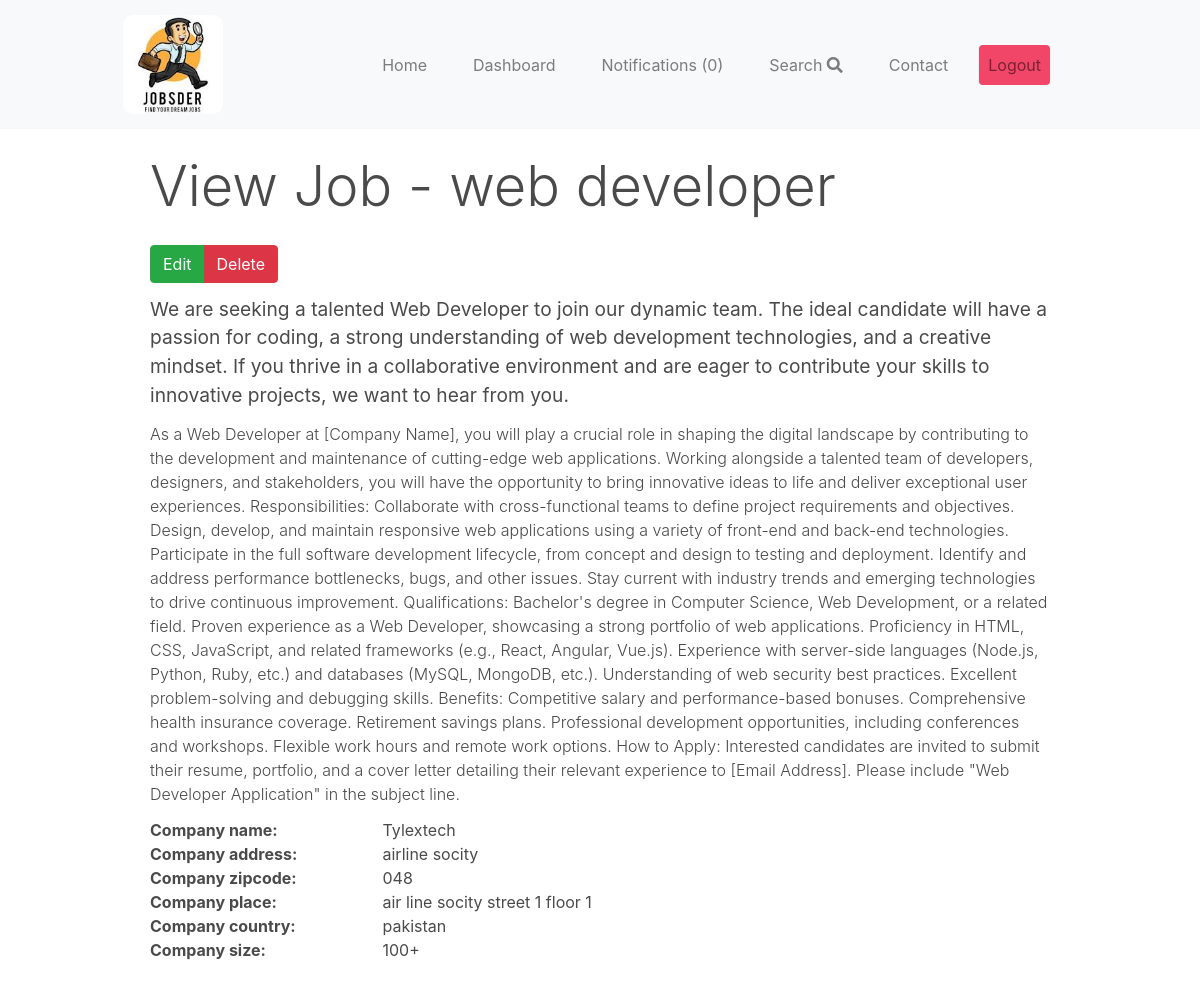
The app's page /dashboard/job/13/ (signed in) with its own data.
### apps/job/models.py (models this page shows, shortened)
class Job(models.Model):
    SIZE_1_9 = 'size_1-9'
    SIZE_10_49 = 'size_10-49'
    SIZE_50_99 = 'size_50-99'
    SIZE_100 = 'size_100'
    CHOICES_SIZE = (
        (SIZE_1_9, '1-9'),
        (SIZE_10_49, '10-49'),
        (SIZE_50_99, '50-99'),
        (SIZE_100, '100+'),
    )
    ACTIVE = 'active'
    EMPLOYED = 'employed'
    ARCHIVED = 'archived'
    CHOICES_STATUS = (
        (ACTIVE, 'Active'),
        (EMPLOYED, 'Employed'),
        (ARCHIVED, 'Archived')
    )
    title = models.CharField(max_length=255)
    short_description = models.TextField()
    long_description = models.TextField(blank=True, null=True)
    company_name = models.CharField(max_length=255 , default='Tylextech')
    company_address = models.CharField(max_length=255, blank=True, null=True)
    company_zipcode = models.CharField(max_length=255, blank=True, null=True)
    company_place = models.CharField(max_length=255, blank=True, null=True)
    company_country = models.CharField(max_length=255, blank=True, null=True)
    company_size = models.CharField(max_length=20, choices=CHOICES_SIZE, default=SIZE_1_9)
    created_by = models.ForeignKey(User, related_name='jobs', on_delete=models.CASCADE)
    created_at = models.DateTimeField(auto_now_add=True)
    changed_at = models.DateTimeField(auto_now=True)
    status = models.CharField(max_length=20, choices=CHOICES_STATUS, default=ACTIVE)

### apps/userprofile/views.py (the view)
# urls.py: path('job/<int:job_id>/', view_dashboard_job, name='view_dashboard_job'),
@login_required
def view_dashboard_job(request, job_id):
    job = get_object_or_404(Job, pk=job_id, created_by=request.user)
    if request.user.userprofile.is_employer:
        return render(request, 'userprofile/view_dashboard_job.html', {'job': job})

### apps/notification/context_processors.py (called while the page is built)
def notifications(request):
    if request.user.is_authenticated:
        return {'notifications': request.user.notifications.filter(is_read=False)}
    else:
        return {'notifications': []}

### apps/userprofile/templates/userprofile/view_dashboard_job.html
{% extends 'core/base.html' %}
{% block content %}
<div class="container my-5">
    <h1 class="display-4 my-5">View Job - {{ job.title }}</h1>
    <div class="btn-group" role="group" aria-label="Job Actions">
        <a href="{% url 'edit_job' job.id %}" class="btn btn-success">Edit</a>
        <a href="{% url 'delete' job.id %}" class="btn btn-danger">Delete</a>
    </div>
    <p class="card-text job-short-description my-3" style="font-size: 1.2em;">
        {{ job.short_description }}
    </p>
    <p class="card-text lead job-long-description" style="font-size: 1em;">
        {{ job.long_description }}
    </p>
    <dl class="row mt-3">
        <dt class="col-sm-3">Company name:</dt>
        <dd class="col-sm-9">{{ job.company_name }}</dd>
        {% if job.company_address %}
        <dt class="col-sm-3">Company address:</dt>
        <dd class="col-sm-9">{{ job.company_address }}</dd>
        {% endif %}
        {% if job.company_zipcode %}
        <dt class="col-sm-3">Company zipcode:</dt>
        <dd class="col-sm-9">{{ job.company_zipcode }}</dd>
        {% endif %}
        {% if job.company_place %}
        <dt class="col-sm-3">Company place:</dt>
        <dd class="col-sm-9">{{ job.company_place }}</dd>
        {% endif %}
        {% if job.company_country %}
        <dt class="col-sm-3">Company country:</dt>
        <dd class="col-sm-9">{{ job.company_country }}</dd>
        {% endif %}
        {% if job.get_company_size_display %}
        <dt class="col-sm-3">Company size:</dt>
        <dd class="col-sm-9">{{ job.get_company_size_display }}</dd>
        {% endif %}
    </dl>
</div>
{% endblock %}

### records on screen
Job: title "web developer", short_description "We are seeking a talented Web Developer to join our dynamic team. The ideal candidate will have a passion for coding, a strong understanding of web development technologies, and a creative mindset. If you thrive in a collaborative environment and are eager to contribute your skills to innovative projects, we want to hear from you.", long_description "As a Web Developer at [Company Name], you will play a crucial role in shaping the digital landscape by contributing to the development and maintenance of cutting-edge web applications. Working alongside a talented team of developers, designers, and stakeholders, you will have the opportunity to bring innovative ideas to life and deliver exceptional user experiences. Responsibilities: Collaborate with cross-functional teams to define project requirements and objectives. Design, develop, and maintain responsive web applications using a variety of front-end and back-end technologies. Participate in the full software development lifecycle, from concept and design to testing and deployment.…", company_name "Tylextech", company_address "airline socity", company_zipcode "048", company_place "air line socity street 1 floor 1", company_country "pakistan", company_size "100+"

### other values on screen
{{ notifications.count }} "0"
